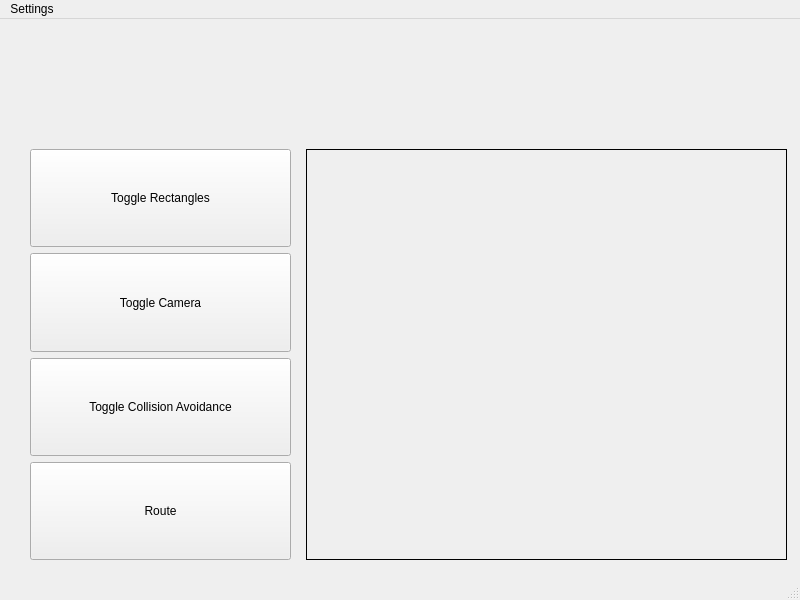
<?xml version="1.0" encoding="UTF-8"?>
<ui version="4.0">
 <class>MainWindow</class>
 <widget class="QMainWindow" name="MainWindow">
  <property name="geometry">
   <rect>
    <x>0</x>
    <y>0</y>
    <width>800</width>
    <height>600</height>
   </rect>
  </property>
  <property name="windowTitle">
   <string>MainWindow</string>
  </property>
  <widget class="QWidget" name="centralwidget">
   <widget class="QLabel" name="feed">
    <property name="geometry">
     <rect>
      <x>306</x>
      <y>130</y>
      <width>481</width>
      <height>411</height>
     </rect>
    </property>
    <property name="frameShape">
     <enum>QFrame::Box</enum>
    </property>
    <property name="text">
     <string/>
    </property>
    <property name="wordWrap">
     <bool>false</bool>
    </property>
   </widget>
   <widget class="QWidget" name="verticalLayoutWidget">
    <property name="geometry">
     <rect>
      <x>30</x>
      <y>130</y>
      <width>261</width>
      <height>411</height>
     </rect>
    </property>
    <layout class="QVBoxLayout" name="verticalLayout">
     <item>
      <widget class="QPushButton" name="toggleRectangles">
       <property name="sizePolicy">
        <sizepolicy hsizetype="Minimum" vsizetype="Minimum">
         <horstretch>0</horstretch>
         <verstretch>0</verstretch>
        </sizepolicy>
       </property>
       <property name="text">
        <string>Toggle Rectangles</string>
       </property>
      </widget>
     </item>
     <item>
      <widget class="QPushButton" name="toggleCamera">
       <property name="sizePolicy">
        <sizepolicy hsizetype="Minimum" vsizetype="Minimum">
         <horstretch>0</horstretch>
         <verstretch>0</verstretch>
        </sizepolicy>
       </property>
       <property name="text">
        <string>Toggle Camera</string>
       </property>
      </widget>
     </item>
     <item>
      <widget class="QPushButton" name="toggleCollisionAvoidance">
       <property name="sizePolicy">
        <sizepolicy hsizetype="Minimum" vsizetype="Minimum">
         <horstretch>0</horstretch>
         <verstretch>0</verstretch>
        </sizepolicy>
       </property>
       <property name="text">
        <string>Toggle Collision Avoidance</string>
       </property>
      </widget>
     </item>
     <item>
      <widget class="QPushButton" name="route">
       <property name="sizePolicy">
        <sizepolicy hsizetype="Minimum" vsizetype="Minimum">
         <horstretch>0</horstretch>
         <verstretch>0</verstretch>
        </sizepolicy>
       </property>
       <property name="text">
        <string>Route</string>
       </property>
      </widget>
     </item>
    </layout>
   </widget>
  </widget>
  <widget class="QMenuBar" name="menubar">
   <property name="geometry">
    <rect>
     <x>0</x>
     <y>0</y>
     <width>800</width>
     <height>21</height>
    </rect>
   </property>
   <widget class="QMenu" name="menuSettings">
    <property name="title">
     <string>Settings</string>
    </property>
    <addaction name="actionOptions"/>
    <addaction name="actionConnect"/>
    <addaction name="separator"/>
    <addaction name="actionQuit"/>
   </widget>
   <addaction name="menuSettings"/>
  </widget>
  <widget class="QStatusBar" name="statusbar"/>
  <action name="actionOptions">
   <property name="text">
    <string>Options</string>
   </property>
  </action>
  <action name="actionConnect">
   <property name="text">
    <string>Connect</string>
   </property>
  </action>
  <action name="actionQuit">
   <property name="text">
    <string>Quit</string>
   </property>
  </action>
 </widget>
 <resources/>
 <connections/>
</ui>
